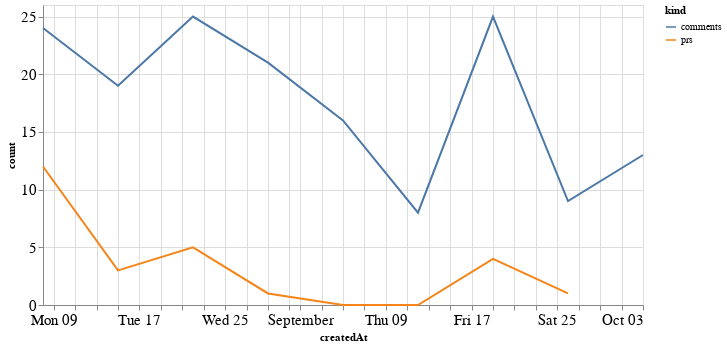

The code cell stored with this chart in its notebook:
### Code cell
alt.Chart(total_time, width=600).mark_line().encode(
    x='createdAt',
    y='count',
    color='kind'
)

### Figure 1 — Vega-Lite specification as saved in the notebook (floating-point values rounded to 4 significant figures)
{"config": {"axisLeft": {"labelFontSize": 15}, "axisBottom": {"labelFontSize": 15}}, "data": {"name": "data-dcc510ada15a7630fc857658f807a75f"}, "mark": "line", "encoding": {"color": {"type": "nominal", "field": "kind"}, "x": {"type": "temporal", "field": "createdAt"}, "y": {"type": "quantitative", "field": "count"}}, "width": 600, "$schema": "https://vega.github.io/schema/vega-lite/v4.8.1.json", "datasets": {"data-dcc510ada15a7630fc857658f807a75f": [{"createdAt": "2021-08-08T00:00:00", "kind": "prs", "count": 12.0}, {"createdAt": "2021-08-15T00:00:00", "kind": "prs", "count": 3.0}, {"createdAt": "2021-08-22T00:00:00", "kind": "prs", "count": 5.0}, {"createdAt": "2021-08-29T00:00:00", "kind": "prs", "count": 1.0}, {"createdAt": "2021-09-05T00:00:00", "kind": "prs", "count": 0.0}, {"createdAt": "2021-09-12T00:00:00", "kind": "prs", "count": 0.0}, {"createdAt": "2021-09-19T00:00:00", "kind": "prs", "count": 4.0}, {"createdAt": "2021-09-26T00:00:00", "kind": "prs", "count": 1.0}, {"createdAt": "2021-10-03T00:00:00", "kind": "prs", "count": null}, {"createdAt": "2021-08-08T00:00:00", "kind": "comments", "count": 24.0}, {"createdAt": "2021-08-15T00:00:00", "kind": "comments", "count": 19.0}, {"createdAt": "2021-08-22T00:00:00", "kind": "comments", "count": 25.0}, {"createdAt": "2021-08-29T00:00:00", "kind": "comments", "count": 21.0}, {"createdAt": "2021-09-05T00:00:00", "kind": "comments", "count": 16.0}, {"createdAt": "2021-09-12T00:00:00", "kind": "comments", "count": 8.0}, {"createdAt": "2021-09-19T00:00:00", "kind": "comments", "count": 25.0}, {"createdAt": "2021-09-26T00:00:00", "kind": "comments", "count": 9.0}, {"createdAt": "2021-10-03T00:00:00", "kind": "comments", "count": 13.0}]}}
